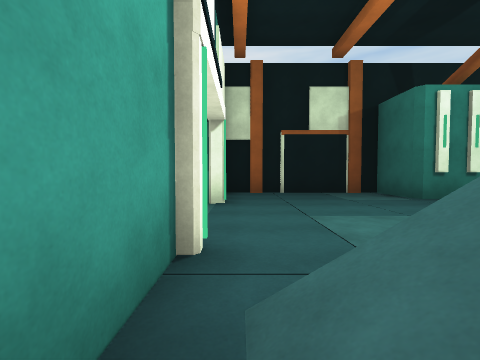
view 1 (above)

14 first-person views from a walk through a Unity game level. The camera is 1.3 m above the floor, tilts 2° down and sees 90° across. Doors are open. The floor is counted in squares, 2 m on a side. Each view is taken from the middle of a square. On the plan, view 1 faces up. The plan holds only what a view shows up to about 9 squares ahead; the rest is blank. The place goes on beyond the plan. The player is left out.

view 2
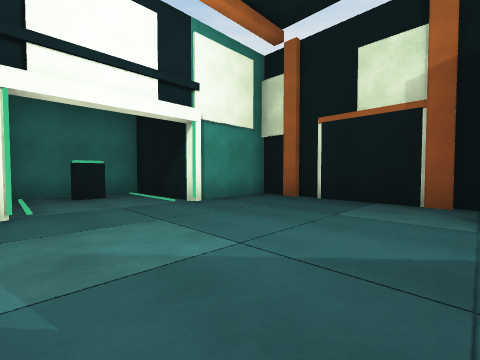

view 3
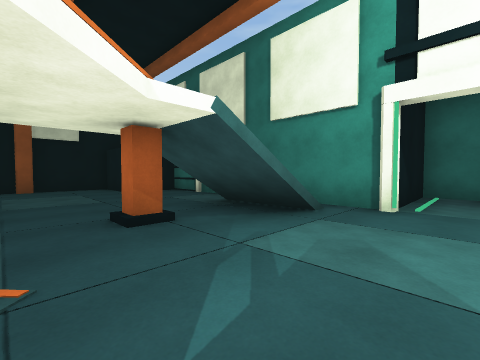

view 4
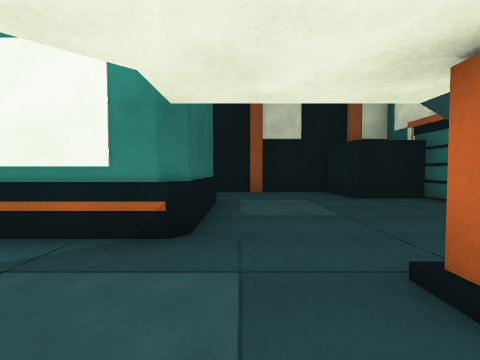

view 5
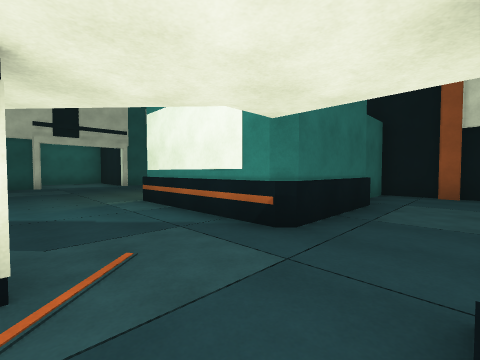

view 6
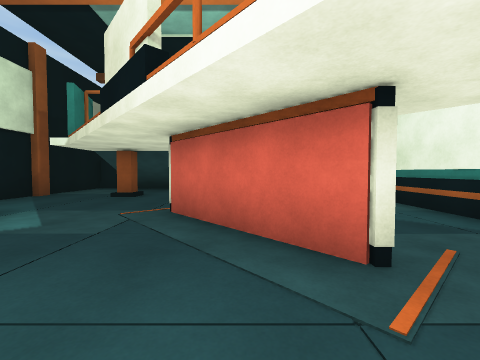

view 7
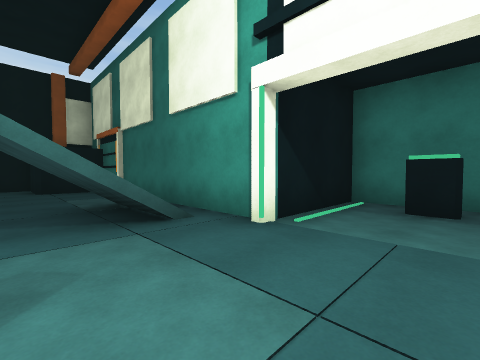

view 8
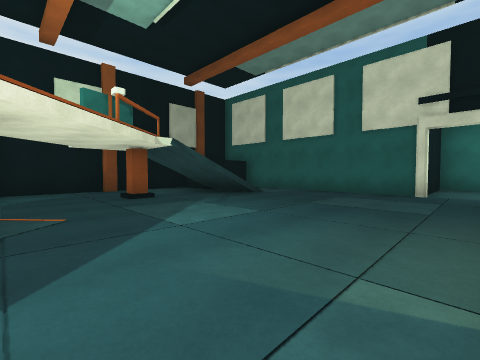

view 9
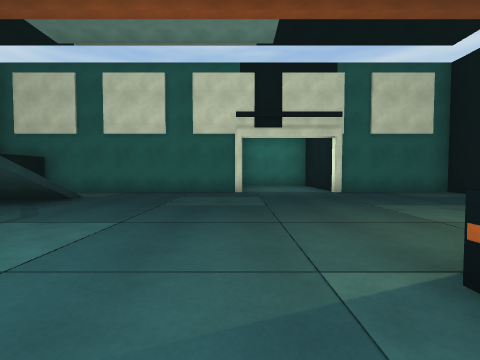

view 10
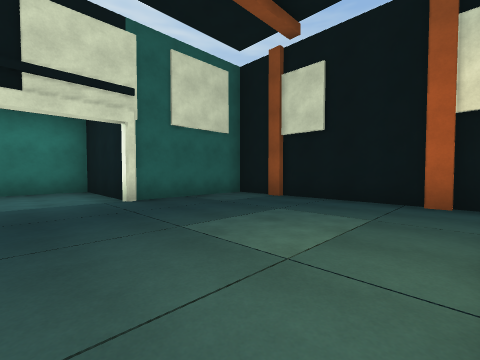

view 11
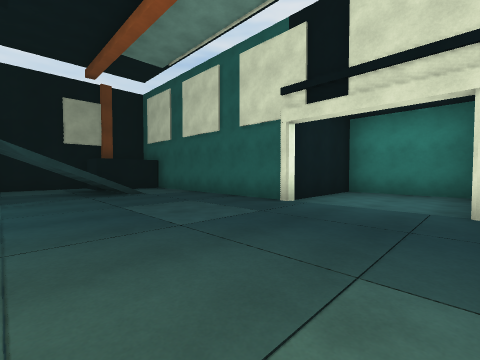

view 12
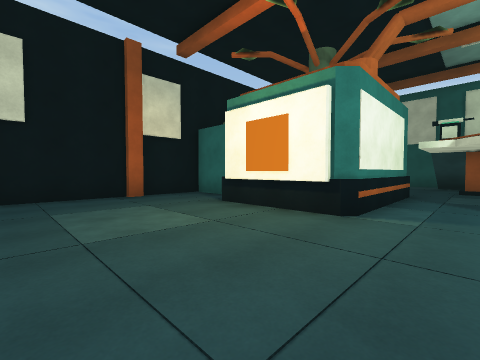

view 13
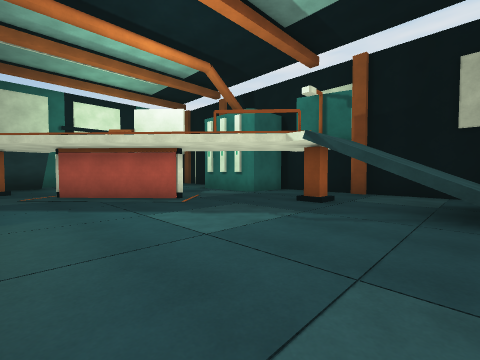

view 14
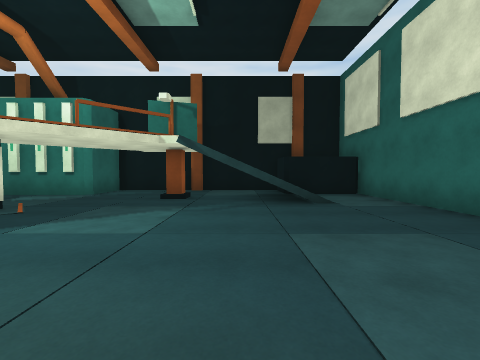

### Floor plan
Key: @ floor where view 1 was taken; # wall or solid block; . floor; / step, stairs or slope; D open door; O other object.
Columns run from 4 left of view 1 to 18 right of it. Each row starts with its distance up from view 1.
  8    ###############
  7    #.....##......#
  6    #.....##....//###
  5 ###D.........O.///.#
  4 #..DD..........///.#
  3 ##.DD.....#........#
  2 ###D.....##........#
  1    #///..#.........#
  0    #@//O...........D###
 -1    #///...............#
 -2    #.....####.........#
 -3    #.....#  #......D###
 -4    #.....# ##......#
 -5    ###...# #.......#
 -6      #...# #.......#
 -7      ##### #########

Positions as (right, up) in squares from view 1, and headings:
1: (0, 0), facing up
2: (4, 2), facing up-left
3: (4, 3), facing down-left
4: (4, 1), facing down
5: (3, 1), facing down-right
6: (3, 2), facing right
7: (2, 4), facing down-left
8: (7, -1), facing up-right
9: (7, 0), facing right
10: (9, -1), facing down-right
11: (10, -3), facing up-right
12: (12, 0), facing down-left
13: (12, 0), facing up-left
14: (11, -1), facing up
